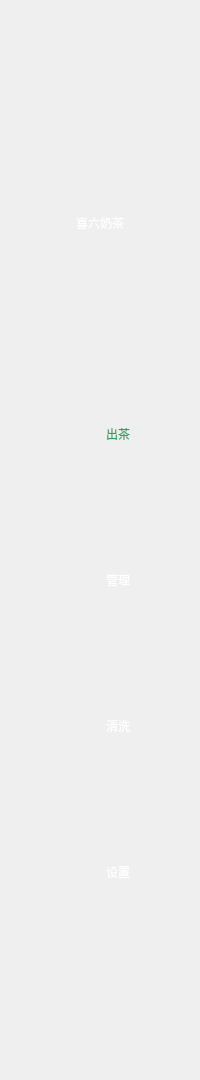
    <widget class="QWidget" name="widget" native="true">
     <property name="minimumSize">
      <size>
       <width>200</width>
       <height>0</height>
      </size>
     </property>
     <property name="maximumSize">
      <size>
       <width>200</width>
       <height>1080</height>
      </size>
     </property>
     <property name="styleSheet">
      <string notr="true">QWidget#widget{
	background-color: rgb(44, 159, 97);
}</string>
     </property>
     <layout class="QVBoxLayout" name="verticalLayout_7">
      <property name="spacing">
       <number>0</number>
      </property>
      <property name="leftMargin">
       <number>0</number>
      </property>
      <property name="topMargin">
       <number>0</number>
      </property>
      <property name="rightMargin">
       <number>0</number>
      </property>
      <property name="bottomMargin">
       <number>0</number>
      </property>
      <item>
       <widget class="QWidget" name="widget_14" native="true">
        <property name="minimumSize">
         <size>
          <width>200</width>
          <height>361</height>
         </size>
        </property>
        <property name="maximumSize">
         <size>
          <width>200</width>
          <height>361</height>
         </size>
        </property>
        <layout class="QVBoxLayout" name="verticalLayout_10">
         <property name="spacing">
          <number>0</number>
         </property>
         <property name="leftMargin">
          <number>0</number>
         </property>
         <property name="topMargin">
          <number>88</number>
         </property>
         <property name="rightMargin">
          <number>0</number>
         </property>
         <property name="bottomMargin">
          <number>0</number>
         </property>
         <item>
          <widget class="QWidget" name="logo" native="true">
           <layout class="QVBoxLayout" name="verticalLayout_21">
            <property name="spacing">
             <number>21</number>
            </property>
            <property name="leftMargin">
             <number>0</number>
            </property>
            <property name="topMargin">
             <number>0</number>
            </property>
            <property name="rightMargin">
             <number>0</number>
            </property>
            <property name="bottomMargin">
             <number>0</number>
            </property>
            <item>
             <widget class="QWidget" name="widget_43" native="true">
              <layout class="QHBoxLayout" name="horizontalLayout_50">
               <property name="spacing">
                <number>0</number>
               </property>
               <property name="leftMargin">
                <number>50</number>
               </property>
               <property name="topMargin">
                <number>0</number>
               </property>
               <property name="rightMargin">
                <number>50</number>
               </property>
               <property name="bottomMargin">
                <number>0</number>
               </property>
               <item>
                <widget class="QWidget" name="icon_tee_widget" native="true">
                 <property name="minimumSize">
                  <size>
                   <width>100</width>
                   <height>100</height>
                  </size>
                 </property>
                 <property name="maximumSize">
                  <size>
                   <width>100</width>
                   <height>100</height>
                  </size>
                 </property>
                 <property name="styleSheet">
                  <string notr="true">QWidget#icon_tee_widget{
	border-image: url(:/icon/logo.png);
	border-radius:50px;
}
</string>
                 </property>
                 <layout class="QHBoxLayout" name="horizontalLayout_47">
                  <property name="spacing">
                   <number>0</number>
                  </property>
                  <property name="leftMargin">
                   <number>3</number>
                  </property>
                  <property name="topMargin">
                   <number>3</number>
                  </property>
                  <property name="rightMargin">
                   <number>3</number>
                  </property>
                  <property name="bottomMargin">
                   <number>3</number>
                  </property>
                  <item>
                   <widget class="QLabel" name="icon_tee_l">
                    <property name="text">
                     <string/>
                    </property>
                   </widget>
                  </item>
                 </layout>
                </widget>
               </item>
              </layout>
             </widget>
            </item>
            <item>
             <widget class="QWidget" name="widget_42" native="true">
              <property name="minimumSize">
               <size>
                <width>0</width>
                <height>28</height>
               </size>
              </property>
              <property name="maximumSize">
               <size>
                <width>16777215</width>
                <height>28</height>
               </size>
              </property>
              <layout class="QHBoxLayout" name="horizontalLayout_49">
               <property name="spacing">
                <number>0</number>
               </property>
               <property name="leftMargin">
                <number>0</number>
               </property>
               <property name="topMargin">
                <number>0</number>
               </property>
               <property name="rightMargin">
                <number>0</number>
               </property>
               <property name="bottomMargin">
                <number>0</number>
               </property>
               <item>
                <widget class="QLabel" name="tee_name_l">
                 <property name="styleSheet">
                  <string notr="true">color:white;</string>
                 </property>
                 <property name="text">
                  <string>喜六奶茶</string>
                 </property>
                 <property name="alignment">
                  <set>Qt::AlignCenter</set>
                 </property>
                </widget>
               </item>
              </layout>
             </widget>
            </item>
           </layout>
          </widget>
         </item>
         <item>
          <spacer name="verticalSpacer_2">
           <property name="orientation">
            <enum>Qt::Vertical</enum>
           </property>
           <property name="sizeHint" stdset="0">
            <size>
             <width>20</width>
             <height>40</height>
            </size>
           </property>
          </spacer>
         </item>
        </layout>
       </widget>
      </item>
      <item>
       <widget class="QWidget" name="widget_15" native="true">
        <layout class="QVBoxLayout" name="verticalLayout_6">
         <property name="spacing">
          <number>0</number>
         </property>
         <property name="leftMargin">
          <number>18</number>
         </property>
         <property name="topMargin">
          <number>0</number>
         </property>
         <property name="rightMargin">
          <number>0</number>
         </property>
         <property name="bottomMargin">
          <number>0</number>
         </property>
         <item>
          <widget class="QWidget" name="wbtn_menu_outtee" native="true">
           <property name="minimumSize">
            <size>
             <width>182</width>
             <height>146</height>
            </size>
           </property>
           <property name="maximumSize">
            <size>
             <width>182</width>
             <height>146</height>
            </size>
           </property>
           <property name="styleSheet">
            <string notr="true">QWidget#wbtn_menu_outtee{
	border-image: url(:/icon/icon_menu_selected.png);
}</string>
           </property>
           <layout class="QHBoxLayout" name="horizontalLayout_18">
            <property name="spacing">
             <number>15</number>
            </property>
            <property name="leftMargin">
             <number>29</number>
            </property>
            <property name="topMargin">
             <number>0</number>
            </property>
            <property name="rightMargin">
             <number>24</number>
            </property>
            <property name="bottomMargin">
             <number>0</number>
            </property>
            <item>
             <widget class="QLabel" name="icon_wbtn_menu_outtee">
              <property name="minimumSize">
               <size>
                <width>44</width>
                <height>44</height>
               </size>
              </property>
              <property name="maximumSize">
               <size>
                <width>44</width>
                <height>44</height>
               </size>
              </property>
              <property name="styleSheet">
               <string notr="true">border-image: url(:/icon/icon_menu_outtee_selected.png);</string>
              </property>
              <property name="text">
               <string/>
              </property>
             </widget>
            </item>
            <item>
             <widget class="QLabel" name="name_wbtn_menu_outtee">
              <property name="styleSheet">
               <string notr="true">color:rgb(44, 159, 97)</string>
              </property>
              <property name="text">
               <string>出茶</string>
              </property>
             </widget>
            </item>
           </layout>
          </widget>
         </item>
         <item>
          <widget class="QWidget" name="wbtn_menu_manager" native="true">
           <property name="minimumSize">
            <size>
             <width>182</width>
             <height>146</height>
            </size>
           </property>
           <property name="maximumSize">
            <size>
             <width>182</width>
             <height>146</height>
            </size>
           </property>
           <property name="styleSheet">
            <string notr="true"/>
           </property>
           <layout class="QHBoxLayout" name="horizontalLayout_19">
            <property name="spacing">
             <number>15</number>
            </property>
            <property name="leftMargin">
             <number>29</number>
            </property>
            <property name="topMargin">
             <number>0</number>
            </property>
            <property name="rightMargin">
             <number>24</number>
            </property>
            <property name="bottomMargin">
             <number>0</number>
            </property>
            <item>
             <widget class="QLabel" name="icon_wbtn_menu_manager">
              <property name="minimumSize">
               <size>
                <width>44</width>
                <height>44</height>
               </size>
              </property>
              <property name="maximumSize">
               <size>
                <width>44</width>
                <height>44</height>
               </size>
              </property>
              <property name="styleSheet">
               <string notr="true">border-image: url(:/icon/icon_menu_manager.png);</string>
              </property>
              <property name="text">
               <string/>
              </property>
             </widget>
            </item>
            <item>
             <widget class="QLabel" name="name_wbtn_menu_manager">
              <property name="styleSheet">
               <string notr="true">color:white;</string>
              </property>
              <property name="text">
               <string>管理</string>
              </property>
             </widget>
            </item>
           </layout>
          </widget>
         </item>
         <item>
          <widget class="QWidget" name="wbtn_menu_clean" native="true">
           <property name="minimumSize">
            <size>
             <width>182</width>
             <height>146</height>
            </size>
           </property>
           <property name="maximumSize">
            <size>
             <width>182</width>
             <height>146</height>
            </size>
           </property>
           <property name="styleSheet">
            <string notr="true">QWidget#wbtn_menu_outtee{
	
	border-image: url(:/icon/icon_menu_selected.png);
}</string>
           </property>
           <layout class="QHBoxLayout" name="horizontalLayout_20">
            <property name="spacing">
             <number>15</number>
            </property>
            <property name="leftMargin">
             <number>29</number>
            </property>
            <property name="topMargin">
             <number>0</number>
            </property>
            <property name="rightMargin">
             <number>24</number>
            </property>
            <property name="bottomMargin">
             <number>0</number>
            </property>
            <item>
             <widget class="QLabel" name="icon_wbtn_menu_clean">
              <property name="minimumSize">
               <size>
                <width>44</width>
                <height>44</height>
               </size>
              </property>
              <property name="maximumSize">
               <size>
                <width>44</width>
                <height>44</height>
               </size>
              </property>
              <property name="styleSheet">
               <string notr="true">border-image: url(:/icon/icon_menu_clean.png);</string>
              </property>
              <property name="text">
               <string/>
              </property>
             </widget>
            </item>
            <item>
             <widget class="QLabel" name="name_wbtn_menu_clean">
              <property name="styleSheet">
               <string notr="true">color:white;</string>
              </property>
              <property name="text">
               <string>清洗</string>
              </property>
             </widget>
            </item>
           </layout>
          </widget>
         </item>
         <item>
          <widget class="QWidget" name="wbtn_menu_setting" native="true">
           <property name="minimumSize">
            <size>
             <width>182</width>
             <height>146</height>
            </size>
           </property>
           <property name="maximumSize">
            <size>
             <width>182</width>
             <height>146</height>
            </size>
           </property>
           <property name="styleSheet">
            <string notr="true"/>
           </property>
           <layout class="QHBoxLayout" name="horizontalLayout_21">
            <property name="spacing">
             <number>15</number>
            </property>
            <property name="leftMargin">
             <number>29</number>
            </property>
            <property name="topMargin">
             <number>0</number>
            </property>
            <property name="rightMargin">
             <number>24</number>
            </property>
            <property name="bottomMargin">
             <number>0</number>
            </property>
            <item>
             <widget class="QLabel" name="icon_wbtn_menu_setting">
              <property name="minimumSize">
               <size>
                <width>44</width>
                <height>44</height>
               </size>
              </property>
              <property name="maximumSize">
               <size>
                <width>44</width>
                <height>44</height>
               </size>
              </property>
              <property name="styleSheet">
               <string notr="true">border-image: url(:/icon/icon_menu_setting.png);</string>
              </property>
              <property name="text">
               <string/>
              </property>
             </widget>
            </item>
            <item>
             <widget class="QLabel" name="name_wbtn_menu_setting">
              <property name="styleSheet">
               <string notr="true">color:white;</string>
              </property>
              <property name="text">
               <string>设置</string>
              </property>
             </widget>
            </item>
           </layout>
          </widget>
         </item>
        </layout>
       </widget>
      </item>
      <item>
       <spacer name="verticalSpacer">
        <property name="orientation">
         <enum>Qt::Vertical</enum>
        </property>
        <property name="sizeHint" stdset="0">
         <size>
          <width>20</width>
          <height>332</height>
         </size>
        </property>
       </spacer>
      </item>
     </layout>
    </widget>
